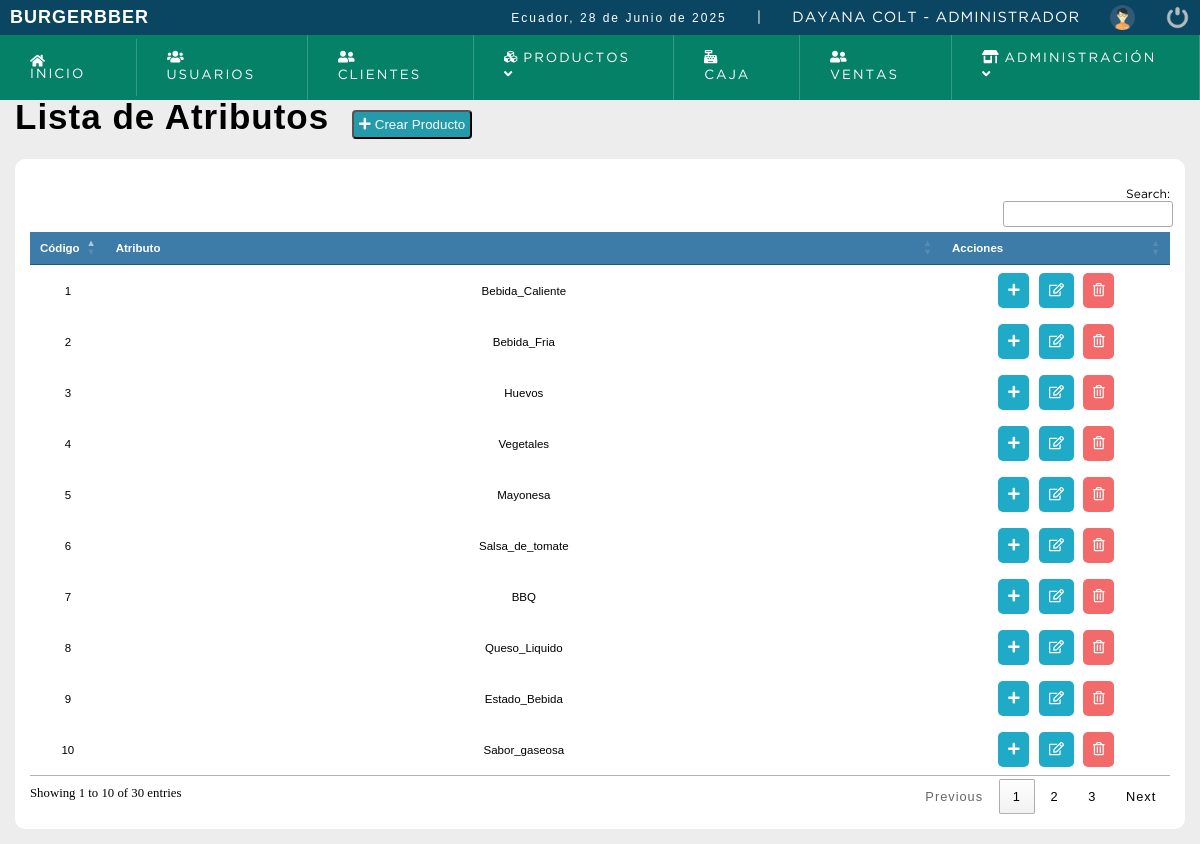
The app's page /sistema/lista_atributos.php (signed in) with its own data.
### tables this page shows
CREATE TABLE IF NOT EXISTS `atributos_productos` (
  `id` int NOT NULL AUTO_INCREMENT,
  `codproducto` int NOT NULL,
  `cantidad` int NOT NULL,
  `atributo` varchar(50) NOT NULL,
  `estatus` int NOT NULL DEFAULT '1',
  PRIMARY KEY (`id`)
);

### sistema/lista_atributos.php (the view, shortened to what this page needs)
<!DOCTYPE html>
<html lang="en">
<head>
	<?php include "includes/scripts.php"; ?>
</head>
<body>
	<?php include "includes/header.php"; ?>
	<section id="container">
		<h1>Lista de Atributos</h1>
		<?php
					if($_SESSION['rol'] == 1){
 					?>
		<button type="button" class="btn_new anadirForm" ac="formCategoria"><i class="fas fa-plus"></i> Crear Producto</button>
		<?php } ?>
		<table id="myTable">
			<thead>
			<tr>
				<th class="textcenter wd5" >Código</th>
				<th class="textcenter">Atributo</th>
				<?php if($_SESSION["rol"] == 1){?>
				<th class="wd20">Acciones</th>
				<?php } ?>
			</tr>
			</thead>
			<?php
			$query = mysqli_query($conection,"SELECT a.id,a.atributo FROM atributos_productos a
				");
			$result = mysqli_num_rows($query);
			if($result > 0){
				while ($data= mysqli_fetch_array($query)){
			?>
			<tr class="row<?php echo $data["id"]?>">
				<td class="textcenter"><?php echo $data["id"]?></td>
				<td class="textcenter"><?php echo $data["atributo"]?></td>
				<td align="center">
					<button class="btn_view anadirForm" co="<?php echo $data["id"]; ?>" ac="formAddTipo"><i class="fas fa-plus"></i></button>
					<button class="btn_view anadirForm" co="<?php echo $data["id"]; ?>" ac="formEditarAributo"><i class="far fa-edit"></i></button>
					<button class="btn_anular anadirForm" co="<?php echo $data["id"]; ?>" ac="formElimAtributo"><i class="far fa-trash-alt"></i></button>
				</td>
			</tr>
			<?php
				}
			}
			?>
		</table>
	</section>
</body>
</html>

### sistema/css/style.css (style rules this page uses)
* { margin: 0; padding: 0; box-sizing: border-box; }
body { background: #ededed; font-size: 0.8rem; }
h1, h2, h3, h4, h5, h6 { font-family: 'arial'; font-weight: bold; letter-spacing: 1px; }
h1 { font-size: 18px; }
#container { padding: 90px 15px 15px; }
#container h1 { font-size: 35px; display: inline-block; }
.btn_new { display: inline-block; background: #239baa; color: #FFF; padding: 5px; border-radius: 4px; margin: 20px; }
table { border-collapse: collapse; font-size: 0.9em; font-family: 'arial'; width:100%; }
table th { text-align: center; padding: 5px; background: #3d7ba8; color: #FFF; }
table tr:nth-child(odd) { background: #FFF; }
table td { padding: 5px; }
.wd5 { width: 5%; }
.wd20 { width: 20%; }
.textcenter { text-align: center; }
.btn_view { background-color: #1faac8; border: 0; border-radius: 5px; cursor: pointer; padding: 10px; margin: 0 3px; color: #FFF; }
.btn_anular { background-color: #f36a6a; border: 0; border-radius: 5px; cursor: pointer; padding: 10px; margin: 0 3px; color: #FFF; }

### records on screen
atributos_productos: id "1", atributo "Bebida_Caliente"
atributos_productos: id "2", atributo "Bebida_Fria"
atributos_productos: id "3", atributo "Huevos"
atributos_productos: id "4", atributo "Vegetales"
atributos_productos: id "5", atributo "Mayonesa"
atributos_productos: id "6", atributo "Salsa_de_tomate"
atributos_productos: id "7", atributo "BBQ"
atributos_productos: id "8", atributo "Queso_Liquido"
atributos_productos: id "9", atributo "Estado_Bebida"
atributos_productos: id "10", atributo "Sabor_gaseosa"

### other values on screen
fechaC() "28 de Junio de 2025"
$_SESSION['nombre'] "DAYANA"
$_SESSION['apellido'] "COLT"
$_SESSION['rol_name'] "ADMINISTRADOR"
